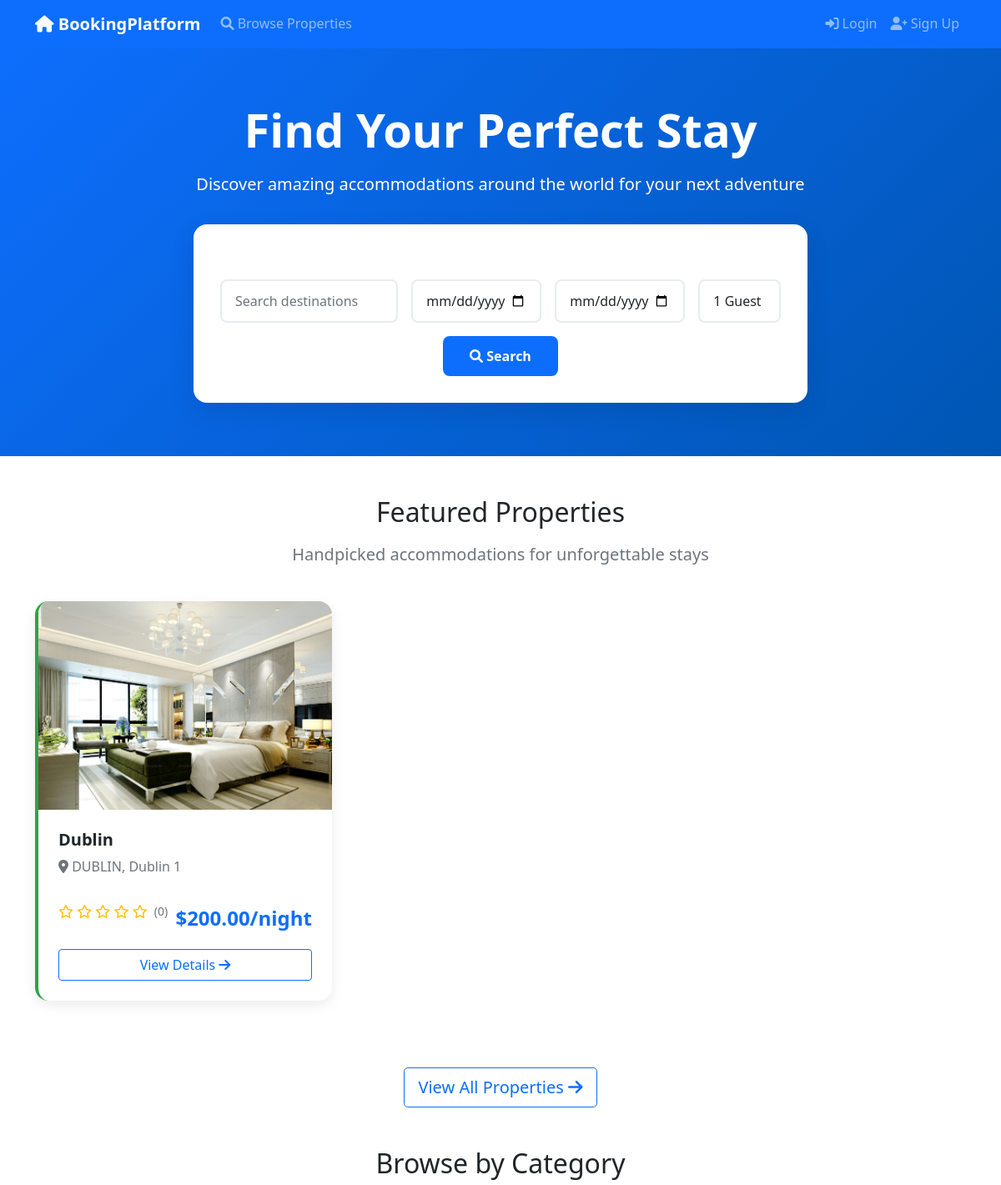
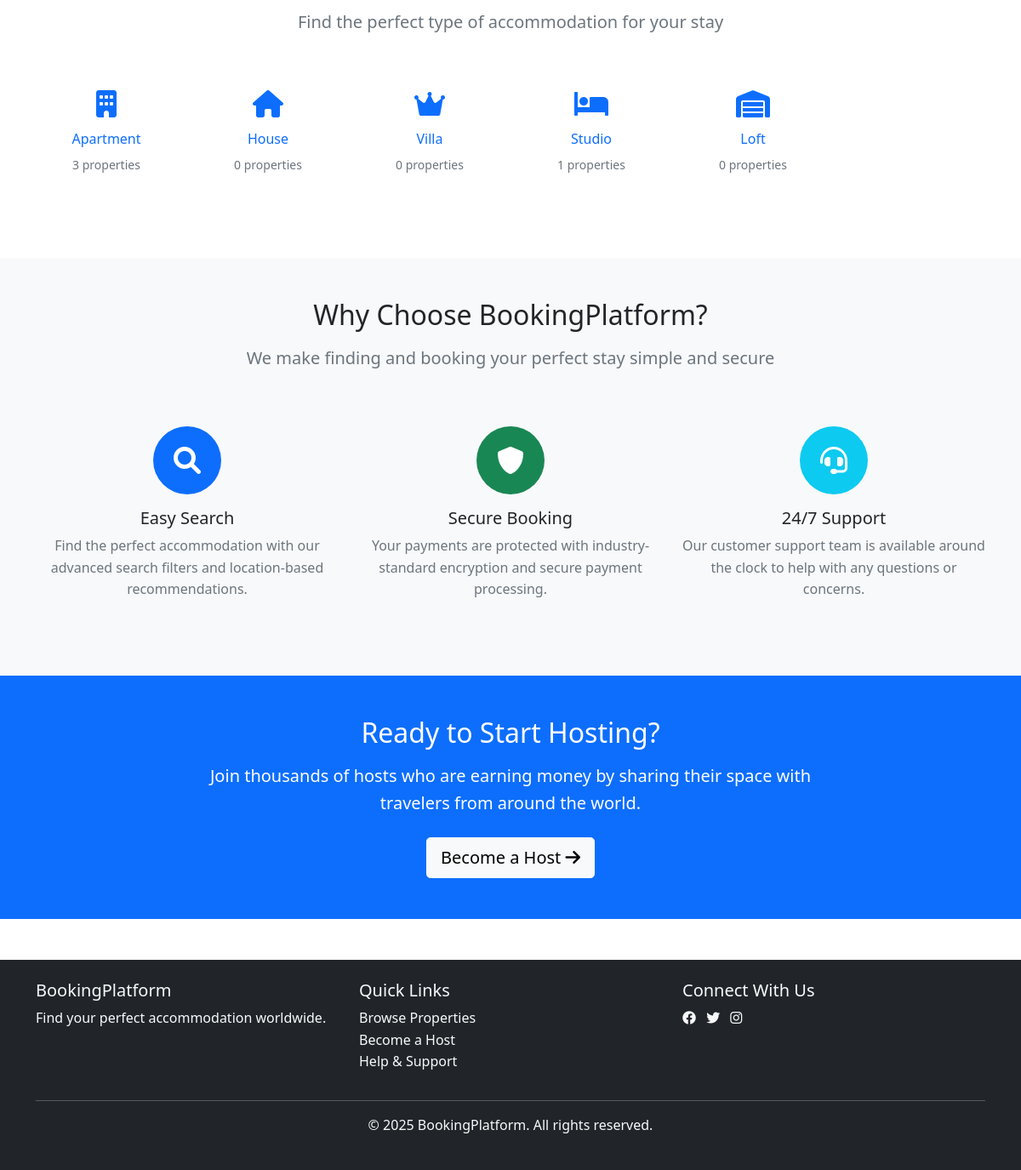
The page / on the database its author committed (2 pictures, top to bottom).
### accommodations/models.py (models this page shows, shortened)
class Accommodation(models.Model):
    PROPERTY_TYPE_CHOICES = [
        ('entire_place', 'Entire Place'),
        ('private_room', 'Private Room'),
        ('shared_room', 'Shared Room'),
    ]
    STATUS_CHOICES = [
        ('active', 'Active'),
        ('inactive', 'Inactive'),
        ('pending', 'Pending Approval'),
        ('suspended', 'Suspended'),
    ]
    title = models.CharField(max_length=200)
    description = models.TextField()
    host = models.ForeignKey(User, on_delete=models.CASCADE, related_name='accommodations')
    category = models.ForeignKey(Category, on_delete=models.CASCADE, related_name='accommodations')
    property_type = models.CharField(max_length=20, choices=PROPERTY_TYPE_CHOICES)
    address = models.TextField()
    city = models.CharField(max_length=100)
    state = models.CharField(max_length=100)
    country = models.CharField(max_length=100)
    postal_code = models.CharField(max_length=20)
    latitude = models.DecimalField(max_digits=10, decimal_places=8, null=True, blank=True)
    longitude = models.DecimalField(max_digits=11, decimal_places=8, null=True, blank=True)
    bedrooms = models.PositiveIntegerField()
    bathrooms = models.PositiveIntegerField()
    max_guests = models.PositiveIntegerField()
    area_sqft = models.PositiveIntegerField(null=True, blank=True)
    price_per_night = models.DecimalField(max_digits=10, decimal_places=2)
    cleaning_fee = models.DecimalField(max_digits=8, decimal_places=2, default=0)
    security_deposit = models.DecimalField(max_digits=10, decimal_places=2, default=0)
    min_nights = models.PositiveIntegerField(default=1)
    max_nights = models.PositiveIntegerField(default=365)
    advance_booking_days = models.PositiveIntegerField(default=1, blank=True)
    amenities = models.ManyToManyField(Amenity, blank=True)
    house_rules = models.TextField(blank=True)
    cancellation_policy = models.TextField(blank=True)
    check_in_time = models.TimeField(null=True, blank=True)
    check_out_time = models.TimeField(null=True, blank=True)
    status = models.CharField(max_length=20, choices=STATUS_CHOICES, default='pending')
    is_available = models.BooleanField(default=True)
    featured = models.BooleanField(default=False)
    views_count = models.PositiveIntegerField(default=0)
    created_at = models.DateTimeField(auto_now_add=True)
    updated_at = models.DateTimeField(auto_now=True)
    class Meta:
        ordering = ['-created_at']
        indexes = [
            models.Index(fields=['city', 'status']),
            models.Index(fields=['price_per_night']),
            models.Index(fields=['created_at']),
        ]
    @property
    def average_rating(self):
        agg = self.reviews.filter(is_published=True).aggregate(
            avg=Avg('overall_rating')
        )
        avg = agg['avg']
        return round(avg, 1) if avg is not None else None
    @property
    def total_reviews(self):
        return self.reviews.count()

class AccommodationImage(models.Model):
    accommodation = models.ForeignKey(
        Accommodation,
        on_delete=models.CASCADE,
        related_name='images'
    )
    image = models.ImageField(upload_to='accommodations/')
    caption = models.CharField(max_length=200, blank=True)
    is_primary = models.BooleanField(default=False)
    order = models.PositiveIntegerField(default=0)
    created_at = models.DateTimeField(auto_now_add=True)
    class Meta:
        ordering = ['order', 'created_at']

class Category(models.Model):
    name = models.CharField(max_length=100, unique=True)
    description = models.TextField(blank=True)
    icon = models.CharField(max_length=50, blank=True)  # Font icon class
    is_active = models.BooleanField(default=True)
    created_at = models.DateTimeField(auto_now_add=True)
    class Meta:
        verbose_name_plural = "Categories"

### booking_platform/views.py (the view)
# urls.py: path('', views.homepage, name='home'),
def homepage(request):
    featured_accommodations = Accommodation.objects.filter(
        status='active',
        is_available=True,
        featured=True
    ).select_related('host', 'category').prefetch_related('amenities', 'images')[:6]
    if not featured_accommodations:
        featured_accommodations = Accommodation.objects.filter(
            status='active',
            is_available=True
        ).select_related('host', 'category').prefetch_related('amenities', 'images')[:6]
    categories = Category.objects.filter(
        is_active=True
    ).prefetch_related('accommodations')[:6]
    context = {
        'featured_accommodations': featured_accommodations,
        'categories': categories,
    }
    return render(request, 'home.html', context)

### templates/home.html (shortened to what this page needs)
{% extends 'base.html' %}
{% load static %}
{% block content %}
<section class="hero-section">
    <div class="container">
        <div class="row justify-content-center text-center">
            <div class="col-lg-8">
                <h1 class="hero-title fade-in-up">Find Your Perfect Stay</h1>
                <p class="hero-subtitle fade-in-up">Discover amazing accommodations around the world for your next adventure</p>
                <div class="search-form fade-in-up">
                    <form method="GET" action="{% url 'accommodations:list' %}" class="row g-3">
                        <div class="col-md-4">
                            <label for="location" class="form-label">Where</label>
                            <div class="position-relative">
                                <input type="text"
                                       class="form-control"
                                       id="location-search"
                                       name="location"
                                       placeholder="Search destinations"
                                       value="{{ request.GET.location }}">
                            </div>
                        </div>
                        <div class="col-md-3">
                            <label for="check_in" class="form-label">Check In</label>
                            <input type="date"
                                   class="form-control"
                                   id="check_in"
                                   name="check_in_date"
                                   value="{{ request.GET.check_in_date }}">
                        </div>
                        <div class="col-md-3">
                            <label for="check_out" class="form-label">Check Out</label>
                            <input type="date"
                                   class="form-control"
                                   id="check_out"
                                   name="check_out_date"
                                   value="{{ request.GET.check_out_date }}">
                        </div>
                        <div class="col-md-2">
                            <label for="guests" class="form-label">Guests</label>
                            <select class="form-control" id="guests" name="num_guests">
                                <option value="1" {% if request.GET.num_guests == '1' %}selected{% endif %}>1 Guest</option>
                            </select>
                        </div>
                        <div class="col-12 text-center">
                            <button type="submit" class="btn btn-primary btn-search">
                                <i class="fas fa-search"></i> Search
                            </button>
                        </div>
                    </form>
                </div>
            </div>
        </div>
    </div>
</section>
<section class="container mb-5">
    <div class="row">
        <div class="col-12 text-center mb-4">
            <h2 class="mb-3">Featured Properties</h2>
            <p class="lead text-muted">Handpicked accommodations for unforgettable stays</p>
        </div>
    </div>
    <div class="row">
        {% for accommodation in featured_accommodations %}
        <div class="col-lg-4 col-md-6 mb-4">
            <div class="card property-card">
                {% if accommodation.images.first %}
                    <img src="{{ accommodation.images.first.image.url }}"
                         class="property-image"
                         alt="{{ accommodation.title }}">
                {% else %}
                    <div class="property-image d-flex align-items-center justify-content-center bg-light">
                        <i class="fas fa-home fa-3x text-muted"></i>
                    </div>
                {% endif %}
                <div class="card-body">
                    <h5 class="property-title">{{ accommodation.title }}</h5>
                    <p class="property-location">
                        <i class="fas fa-map-marker-alt text-muted"></i>
                        {{ accommodation.city }}, {{ accommodation.state }}
                    </p>
                    <div class="d-flex justify-content-between align-items-center">
                        <div class="property-rating">
                            <span class="rating-stars">
                                {% for i in "12345" %}
                                    {% if forloop.counter <= accommodation.average_rating %}
                                        <i class="fas fa-star"></i>
                                    {% else %}
                                        <i class="far fa-star"></i>
                                    {% endif %}
                                {% endfor %}
                            </span>
                            <small class="text-muted">({{ accommodation.total_reviews }})</small>
                        </div>
                        <div class="property-price">${{ accommodation.price_per_night }}/night</div>
                    </div>
                    <div class="mt-3">
                        <a href="{% url 'accommodations:detail' accommodation.pk %}"
                           class="btn btn-outline-primary w-100">
                            View Details <i class="fas fa-arrow-right"></i>
                        </a>
                    </div>
                </div>
            </div>
        </div>
        {% endfor %}
    </div>
    {% if featured_accommodations %}
    <div class="row mt-4">
        <div class="col-12 text-center">
            <a href="{% url 'accommodations:list' %}" class="btn btn-outline-primary btn-lg">
                View All Properties <i class="fas fa-arrow-right"></i>
            </a>
        </div>
    </div>
    {% endif %}
</section>
<section class="container mb-5">
    <div class="row">
        <div class="col-12 text-center mb-4">
            <h2 class="mb-3">Browse by Category</h2>
            <p class="lead text-muted">Find the perfect type of accommodation for your stay</p>
        </div>
    </div>
    <div class="row">
        {% for category in categories %}
        <div class="col-lg-2 col-md-4 col-sm-6 mb-4">
            <a href="{% url 'accommodations:list' %}?category={{ category.pk }}"
               class="text-decoration-none">
                <div class="card text-center border-0 category-card">
                    <div class="card-body py-4">
                        <i class="{{ category.icon }} fa-2x text-primary mb-3"></i>
                        <h6 class="card-title">{{ category.name }}</h6>
                        <small class="text-muted">{{ category.accommodations.count }} properties</small>
                    </div>
                </div>
            </a>
        </div>
        {% endfor %}
    </div>
</section>
<section class="bg-light py-5">
    <div class="container">
        <div class="row">
            <div class="col-12 text-center mb-5">
                <h2 class="mb-3">Why Choose BookingPlatform?</h2>
                <p class="lead text-muted">We make finding and booking your perfect stay simple and secure</p>
            </div>
        </div>
        <div class="row">
            <div class="col-lg-4 col-md-6 mb-4">
                <div class="text-center">
                    <div class="bg-primary text-white rounded-circle d-inline-flex align-items-center justify-content-center mb-3" style="width: 80px; height: 80px;">
                        <i class="fas fa-search fa-2x"></i>
                    </div>
                    <h5>Easy Search</h5>
                    <p class="text-muted">Find the perfect accommodation with our advanced search filters and location-based recommendations.</p>
                </div>
            </div>
            <div class="col-lg-4 col-md-6 mb-4">
                <div class="text-center">
                    <div class="bg-success text-white rounded-circle d-inline-flex align-items-center justify-content-center mb-3" style="width: 80px; height: 80px;">
                        <i class="fas fa-shield-alt fa-2x"></i>
                    </div>
                    <h5>Secure Booking</h5>
                    <p class="text-muted">Your payments are protected with industry-standard encryption and secure payment processing.</p>
                </div>
            </div>
            <div class="col-lg-4 col-md-6 mb-4">
                <div class="text-center">
                    <div class="bg-info text-white rounded-circle d-inline-flex align-items-center justify-content-center mb-3" style="width: 80px; height: 80px;">
                        <i class="fas fa-headset fa-2x"></i>
                    </div>
                    <h5>24/7 Support</h5>
                    <p class="text-muted">Our customer support team is available around the clock to help with any questions or concerns.</p>
                </div>
            </div>
        </div>
    </div>
</section>
<section class="bg-primary text-white py-5">
    <div class="container text-center">
        <div class="row justify-content-center">
            <div class="col-lg-8">
                <h2 class="mb-3">Ready to Start Hosting?</h2>
                <p class="lead mb-4">Join thousands of hosts who are earning money by sharing their space with travelers from around the world.</p>
                <a href="{% url 'accounts:register' %}?role=host" class="btn btn-light btn-lg">
                    Become a Host <i class="fas fa-arrow-right"></i>
                </a>
            </div>
        </div>
    </div>
</section>
{% endblock %}

### static/css/style.css (style rules this page uses)
:root { --primary-color: #0d6efd; --secondary-color: #6c757d; --success-color: #198754; --danger-color: #dc3545; --warning-color: #ffc107; --info-color: #0dcaf0; --light-color: #f8f9fa; --dark-color: #212529; }
body { font-family: 'Segoe UI', Tahoma, Geneva, Verdana, sans-serif; line-height: 1.6; }
.hero-section { background: linear-gradient(135deg, var(--primary-color) 0%, #0056b3 100%); color: white; padding: 4rem 0; margin-bottom: 3rem; }
.hero-title { font-size: 3.5rem; font-weight: 700; margin-bottom: 1rem; }
.hero-subtitle { font-size: 1.25rem; margin-bottom: 2rem; opacity: 0.9; }
.search-form { background: white; padding: 2rem; border-radius: 1rem; box-shadow: 0 10px 30px rgba(0, 0, 0, 0.1); margin-top: 2rem; }
.search-form .form-control { padding: 0.75rem 1rem; border: 2px solid #e9ecef; border-radius: 0.5rem; }
.btn-search { background: var(--primary-color); border: none; padding: 0.75rem 2rem; border-radius: 0.5rem; font-weight: 600; transition: all 0.3s ease; }
.property-card { border: none; border-radius: 1rem; overflow: hidden; transition: all 0.3s ease; box-shadow: 0 5px 15px rgba(0, 0, 0, 0.08); margin-bottom: 2rem; }
.property-image { height: 250px; object-fit: cover; width: 100%; }
.property-card .card-body { padding: 1.5rem; }
.property-title { font-size: 1.25rem; font-weight: 600; margin-bottom: 0.5rem; color: var(--dark-color); }
.property-location { color: var(--secondary-color); margin-bottom: 0.75rem; }
.property-price { font-size: 1.5rem; font-weight: 700; color: var(--primary-color); }
.property-rating { display: flex; align-items: center; gap: 0.5rem; margin-bottom: 1rem; }
.rating-stars { color: #ffc107; }
.fade-in-up { animation: fadeInUp 0.6s ease forwards; }
.btn-primary { background-color: var(--primary-color); border-color: var(--primary-color); transition: all 0.3s ease; }
.property-card { border-left: 4px solid #28a745; }

### templates/home.html (style rules this page uses)
.category-card { transition: all 0.3s ease; cursor: pointer; }

### rows shown on the page
Accommodation: images.first.image (picture), title "Dublin", city "DUBLIN", state "Dublin 1", total_reviews "0", price_per_night "200.00"
Category: name "Apartment", accommodations.count "3"
Category: name "House", accommodations.count "0"
Category: name "Villa", accommodations.count "0"
Category: name "Studio", accommodations.count "1"
Category: name "Loft", accommodations.count "0"
